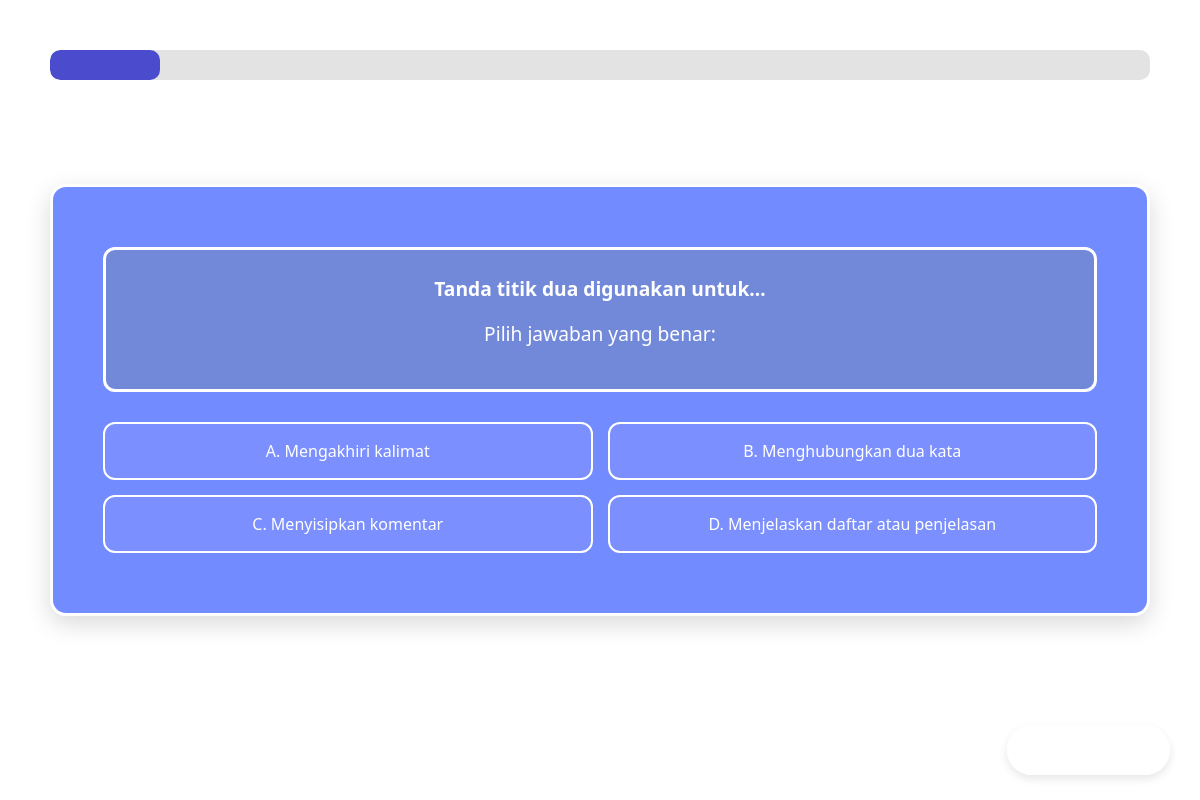
/quiz/14/soal/0/, run on the app's committed database.
### quiz/models.py (models this page shows, shortened)
class Soal(models.Model):
    TIPE_SOAL = [
        ("pilgan", "Pilihan Ganda"),
        ("dragdrop", "Drag & Drop"),
        ("isian", "Isian"),
        ("benarsalah", "Benar atau Salah"),
    ]
    quiz = models.ForeignKey(Quiz, on_delete=models.CASCADE, related_name="soal")
    tipe = models.CharField(max_length=20, choices=TIPE_SOAL)
    urutan = models.IntegerField(default=1)
    pertanyaan = models.TextField()
    opsi_a = models.CharField(max_length=255, blank=True, null=True)
    opsi_b = models.CharField(max_length=255, blank=True, null=True)
    opsi_c = models.CharField(max_length=255, blank=True, null=True)
    opsi_d = models.CharField(max_length=255, blank=True, null=True)
    jawaban_drag = models.JSONField(blank=True, null=True)
    jawaban_isian = models.JSONField(blank=True, null=True)
    jawaban_benarsalah = models.BooleanField(blank=True, null=True)
    jawaban_benar = models.CharField(max_length=255, blank=True, null=True)
    poin = models.IntegerField(default=10)  # poin untuk leaderboard
    penjelasan = models.TextField(blank=True, null=True)  # alasan jawaban benar

### quiz/views.py (the view, shortened to what this page needs)
# urls.py: path('<int:quiz_id>/soal/<int:nomor>/', views.tampil_soal, name='tampil_soal'),
def tampil_soal(request, quiz_id, nomor):
    quiz = get_object_or_404(Quiz, id=quiz_id)
    soal_list = quiz.soal.all().order_by("urutan")
    total = soal_list.count()
    if nomor == 0:
        request.session["jawaban_user"] = {}
    if nomor < 0 or nomor >= total:
        return redirect("hasil_jawaban")
    soal = soal_list[nomor]
    progress = int(((nomor + 1) / total) * 100)
    TEMPLATE_MAP = {
        "pilgan": "quiz/Pilgan.html",
        "dragdrop": "quiz/DragandDrop.html",
        "isian": "quiz/Isian.html",
        "benarsalah": "quiz/BenarSalah.html",
    }
    template = TEMPLATE_MAP.get(soal.tipe, "quiz/Pilgan.html")
    context = {
        "quiz": quiz,
        "soal": soal,
        "nomor": nomor,
        "total_soal": total,
        "progress": progress,
    }
    if soal.tipe == "dragdrop":
        context["html_pertanyaan"] = soal.pertanyaan.replace("___", "<span class='drop-slot'></span>")
        context["drag_items"] = soal.jawaban_drag or []
    if soal.tipe == "isian":
        context["parts"] = soal.pertanyaan.split("___")
    return render(request, template, context)

### quiz/templates/quiz/Pilgan.html (shortened to what this page needs)
{% load static %}
<!DOCTYPE html>
<html lang="id">
<head>
  <link href="https://cdn.jsdelivr.net/npm/bootstrap@5.3.0/dist/css/bootstrap.min.css" rel="stylesheet">
</head>
<body>
  {% include "quiz/progress.html" with progress=progress %}
  <div class="quiz-container">
    <div class="question">
        <p><strong>{{ soal.pertanyaan|safe }}</strong></p>
        <p>Pilih jawaban yang benar:</p>
    </div>
    <div class="answers">
        {% if soal.opsi_a %}
        {% with teks=soal.opsi_a|striptags %}
        <button class="answer-btn" data-value="A" data-text="{{ teks|slice:'3:' }}">
            {{ teks }}
        </button>
        {% endwith %}
        {% endif %}
        {% if soal.opsi_b %}
        {% with teks=soal.opsi_b|striptags %}
        <button class="answer-btn" data-value="B" data-text="{{ teks|slice:'3:' }}">
            {{ teks }}
        </button>
        {% endwith %}
        {% endif %}
        {% if soal.opsi_c %}
        {% with teks=soal.opsi_c|striptags %}
        <button class="answer-btn" data-value="C" data-text="{{ teks|slice:'3:' }}">
            {{ teks }}
        </button>
        {% endwith %}
        {% endif %}
        {% if soal.opsi_d %}
        {% with teks=soal.opsi_d|striptags %}
        <button class="answer-btn" data-value="D" data-text="{{ teks|slice:'3:' }}">
            {{ teks }}
        </button>
        {% endwith %}
        {% endif %}
    </div>
  </div>
  <a id="nextBtn" class="btn btn-berikutnya disabled">
  </a>
</body>
</html>

### quiz/templates/quiz/Pilgan.html (style rules this page uses)
.btn-berikutnya.disabled { pointer-events: none; opacity: 0.5; }

### data on the page
Soal: pertanyaan "Tanda titik dua digunakan untuk…", opsi_a "A. Mengakhiri kalimat", opsi_b "B. Menghubungkan dua kata", opsi_c "C. Menyisipkan komentar", opsi_d "D. Menjelaskan daftar atau penjelasan"
